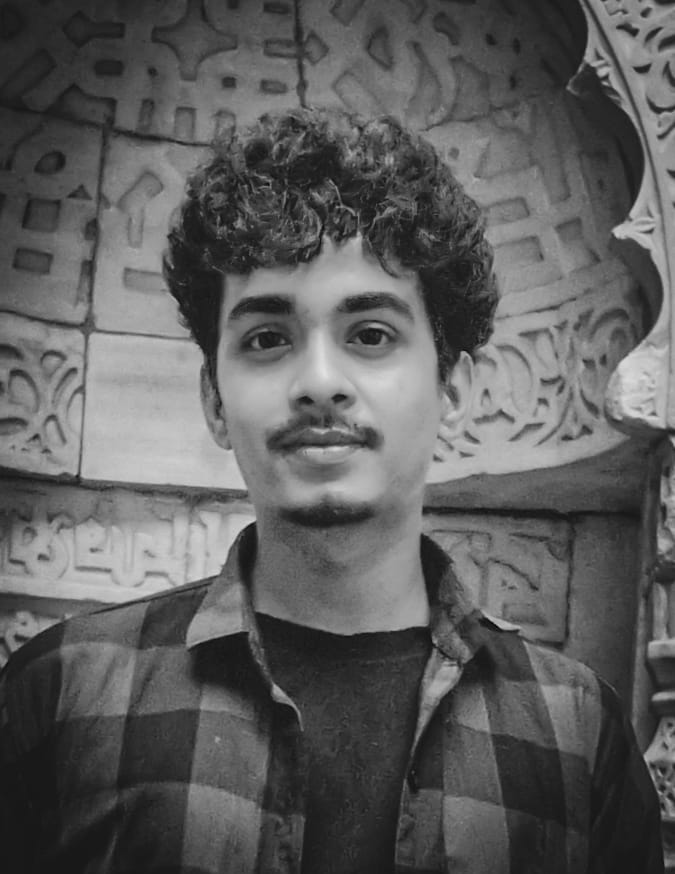
#> input picture opencvFirst/img/myimg.jpeg, 675 x 874 px
$ python _18_matching.py
#> lines starting #> are read from the running program, lines starting #| are printed output that depends on the picture; after the words box and inside, x2 and y2 are one past the last pixel; in counts of white or black regions, pixels touching at a corner belong together
# matching a specific part of image in a larger image

import cv2 as cv
import numpy as np

img = cv.imread('./img/myimg.jpeg')
#> img is the input picture: shape (874, 675, 3); min 5, max 225, mean 92.7
template = cv.imread('./img/face.png')
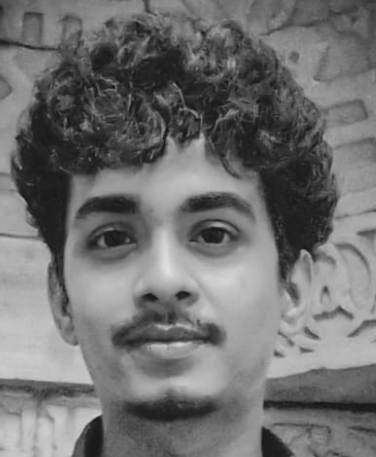
#> input picture opencvFirst/img/face.png, 376 x 457 px
#> template is the input picture: shape (457, 376, 3); mean B, G, R 112.7, 112.7, 112.7

# find the template in the image
w, h= template.shape[0], template.shape[1]
#> w = 457; h = 376
result = cv.matchTemplate(img, template, cv.TM_CCOEFF_NORMED)
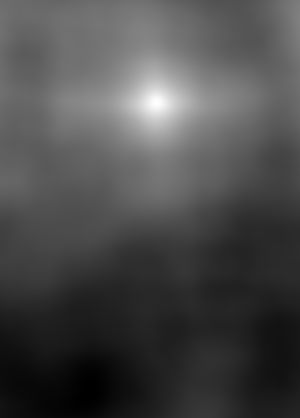
#> result: shape (418, 300) float32; min -0.403, max 0.914, mean -0.0125; drawn with min black and max white
threshold = 0.8
loc = np.where(result >= threshold) # getting coordinates of matched areas
#> loc = 260 positions, rows 94 to 110, columns 147 to 166

for pt in zip(*loc[::-1]): # reversing the coordinates
    cv.rectangle(img, pt, (pt[0] + w, pt[1] + h), (0, 255, 255), 2)
#> this loop made 260 passes
#> pt on passes 1 to 3: (153, 94), (154, 94), (155, 94)
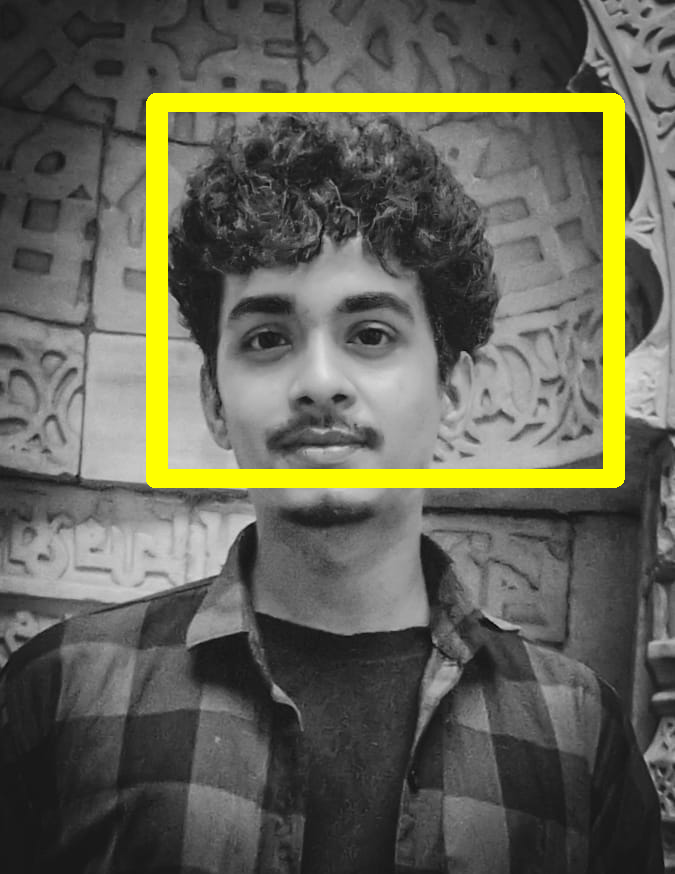
#> img: shape (874, 675, 3); 5.73% of pixels changed, all inside (x1, y1, x2, y2) = (146, 93, 625, 488)

cv.imshow('Detected', img)
cv.waitKey(0)
cv.destroyAllWindows()

#python _18_matching.py
